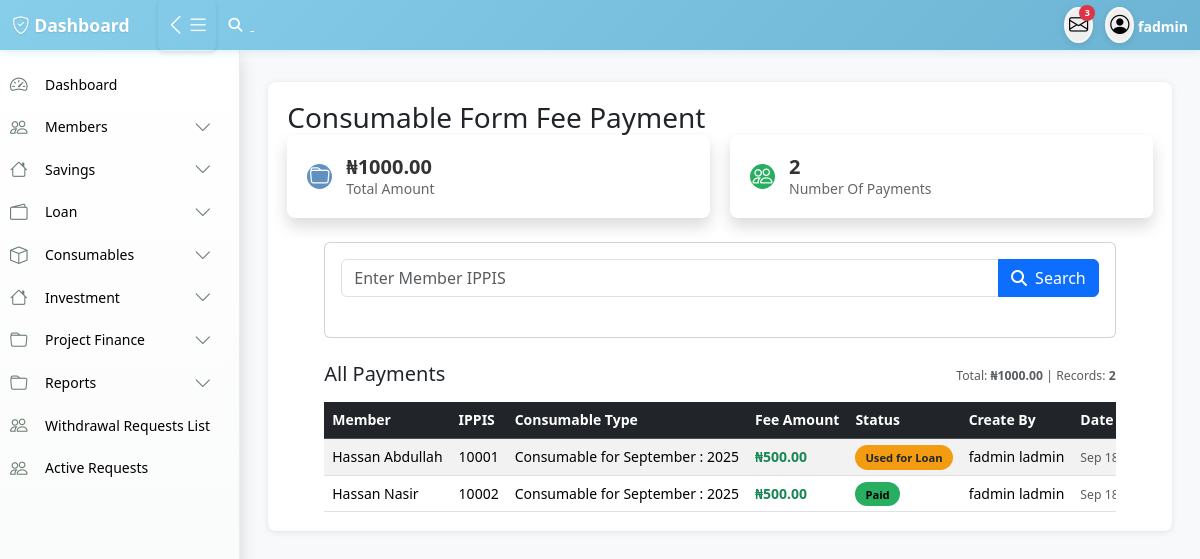
Page /consumables/consumable_fee/ (signed in) on the committed database.
### accounts/models.py (models this page shows, shortened)
class User(AbstractUser):
    first_name = models.CharField(max_length=100)
    last_name = models.CharField(max_length=100)
    other_name = models.CharField(max_length=100,blank=True,null=True)
    date_of_birth = models.DateField(blank=True,null=True)
    username = models.CharField(max_length=100, unique=True)
    savings = models.IntegerField(blank=True,null=True)
    account_type = models.CharField(max_length=100,blank=True,null=True)
    department = models.CharField(max_length=100)
    unit = models.CharField(max_length=100,blank=True,null=True)
    gender = models.ForeignKey(Gender, on_delete=models.CASCADE, blank=True, null=True)
    group = models.ForeignKey(UserGroup, on_delete=models.CASCADE, blank=True, null=True)
    marital_status = models.ForeignKey(MaritalStatus,on_delete=models.SET_NULL, null=True, blank=True)
    religion = models.ForeignKey(Religion, on_delete=models.SET_NULL, null=True, blank=True,)
    passport = models.ImageField(upload_to='passport', blank=True, null=True)
    phone1 = models.CharField(max_length=15,null=True, blank=True)
    phone2 = models.CharField(max_length=15, null=True, blank=True)
    email = models.EmailField(blank=True, null=True)
    member_number = models.CharField(max_length=100)

class Member(models.Model):
    member = models.OneToOneField(User, on_delete=models.CASCADE, null=True, blank=True,related_name='member')
    ippis = models.IntegerField(unique=True)  # Required and unique
    total_savings = models.DecimalField(max_digits=12, decimal_places=2, blank=True, null=True)

### consumable/models.py (models this page shows, shortened)
class ConsumableFormFee(models.Model):
    STATUS_CHOICES = [
        ("paid", "Paid"),
        ("used", "Used for Loan"),
        ("expired", "Expired/Closed"), # optional, if you want expiration
    ]
    member = models.ForeignKey(Member,on_delete=models.CASCADE,related_name='consumable_fee')
    consumable_type = models.ForeignKey(ConsumableType, on_delete=models.CASCADE)
    form_fee = models.DecimalField(max_digits=10, decimal_places=2)
    status = models.CharField(max_length=20, choices=STATUS_CHOICES, default="paid")
    created_by = models.ForeignKey(User,on_delete=models.CASCADE)
    created_at = models.DateTimeField(auto_now_add=True)

class ConsumableType(models.Model):
    name = models.CharField(max_length=100)
    description = models.TextField(blank=True, null=True)
    request_fee = models.DecimalField(max_digits=12, decimal_places=2, default=0)
    available = models.BooleanField(default=True)
    created_by = models.ForeignKey(User,on_delete=models.CASCADE)

### consumable/views.py (the view, shortened to what this page needs)
# urls.py: path('consumable_fee/', views.consumable_fee, name='consumable_fee'),
@login_required
def consumable_fee(request):
    member_info = None
    consumable_types = ConsumableType.objects.filter(available=True)
    total_fee = ConsumableFormFee.objects.aggregate(total=Sum('form_fee'))['total'] or Decimal("0.00")
    fee_count = ConsumableFormFee.objects.count()
    fees = ConsumableFormFee.objects.select_related('member', 'consumable_type').order_by('-created_at')
    paginator = Paginator(fees, 50)
    page_number = request.GET.get('page')
    page_obj = paginator.get_page(page_number)
    context = {
        "total_fee": total_fee,
        "fee_count": fee_count,
        "page_obj": page_obj,
        "consumable_types": consumable_types,
        "member_info": member_info,   # ✅ keep this in context so search works
    }
    return render(request, "consumable/consumable_fee.html", context)

### templates/consumable/consumable_fee.html (shortened to what this page needs)
{% extends 'base/base.html' %}
{% load humanize %}
{% block content %}
  <div class="content-card col-12">
     <div class="card-header">
        <h3 class="card-title mb-0">Consumable Form Fee Payment</h3>
     </div>
     <div class="stats-grid">
        <div class="stat-card shadow">
            <div class="stat-icon bg-primary">
                <i class="bi bi-folder"></i>
            </div>
            <div class="stat-content">
                <h3 class="fs-5 fs-md-4">₦{{ total_fee|floatformat:2 }}</h3>
                <p class="mb-0 small">Total Amount</p>
            </div>
        </div>
        <div class="stat-card shadow">
            <div class="stat-icon bg-success">
                <i class="bi bi-people"></i>
            </div>
            <div class="stat-content">
                <h3 class="fs-5 fs-md-4">{{ fee_count }}</h3>
                <p class="mb-0 small">Number Of Payments</p>
            </div>
        </div>
    </div>
    <div class="row justify-content-center">
      <div class="col-12 col-lg-11">
        <div class="card mb-4">
          <div class="card-body">
            <form method="post" class="mb-4">
                <div class="input-group">
                  <input type="text" name="ippis" class="form-control" placeholder="Enter Member IPPIS" required>
                  <button type="submit" name="search_member" class="btn btn-primary">
                    <i class="fas fa-search me-1 d-none d-sm-inline"></i>
                    <span class="d-none d-sm-inline">Search</span>
                  </button>
                </div>
            </form>
          </div>
        </div>
        <div class="d-flex justify-content-between align-items-center mb-3">
          <h4 class="card-title mb-0 fs-5">All Payments</h4>
          <div class="text-muted">
            <small class="d-none d-md-inline">Total: <strong>₦{{ total_fee|floatformat:2 }}</strong> | Records: <strong>{{ fee_count }}</strong></small>
          </div>
        </div>
        <div class="table-responsive mt-3 d-none d-md-block">
          <table class="table table-striped table-hover mb-0">
              <thead class="table-dark">
                <tr>
                    <th scope="col">Member</th>
                    <th scope="col">IPPIS</th>
                    <th class="text-nowrap text-truncate" style="max-width: 270px;">Consumable Type</th>
                    <th class="text-nowrap text-truncate" style="max-width: 270px;">Fee Amount</th>
                    <th scope="col">Status</th>
                    <th scope="col">Create By</th>
                    <th scope="col">Date</th>
                </tr>
              </thead>
              <tbody>
                {% for fee in page_obj %}
                    <tr>
                        <td class="text-nowrap text-truncate" style="max-width: 270px;">{{ fee.member.member.first_name }} {{ fee.member.member.last_name }}</td>
                        <td>{{ fee.member.ippis }}</td>
                        <td class="text-nowrap text-truncate" style="max-width: 270px;">{{ fee.consumable_type.name }}</td>
                        <td>
                          <span class="text-success fw-bold">₦{{ fee.form_fee|floatformat:2 }}</span>
                        </td>
                        <td class="text-nowrap text-truncate" style="max-width: 270px;">
                          {% if fee.status == 'paid' %}
                            <span class="status-badge bg-success">Paid</span>
                          {% elif fee.status == 'used' %}
                            <span class="status-badge bg-warning text-dark">Used for Loan</span>
                          {% else %}
                            <span class="status-badge bg-secondary">Expired/Closed</span>
                          {% endif %}
                        </td>
                        <td class="text-nowrap text-truncate" style="max-width: 270px;">{{ fee.created_by.first_name }} {{ fee.created_by.last_name }}</td>
                        <td class="text-nowrap text-truncate" style="max-width: 270px;">
                          <small class="text-muted">{{ fee.created_at|date:"M d, Y H:i" }}</small>
                        </td>
                    </tr>
                {% endfor %}
              </tbody>
          </table>
        </div>
      </div>
    </div>
  </div>
{% endblock %}

### templates/include/navbar.html (shortened to what this page needs)
<nav class="navbar">
    <div class="navbar-content">
        <div class="navbar-left">
            <a href="" class="navbar-brand">
                <i class="bi bi-shield-check"></i> Dashboard
            </a>
            <button class="toggle-btn desktop-toggle" id="desktopToggle" aria-label="Toggle sidebar">
                <i class="bi bi-list" id="toggleIcon"></i>
                <i class="bi bi-list" id="toggleIcon"></i>
            </button>
              {% if user.is_authenticated and user.group.title == 'admin' or user.group.title == 'staff' %}
           <a href="#" class="text-white" data-bs-toggle="modal" data-bs-target="#inputPopupModal">
            <i class="fa fa-search me-lg-2"></i>
            {% endif %}
    </a>
        </div>
        <div class="navbar-right">
           <div class="dropdown profile-dropdown">
               <button class="profile-btn" data-bs-toggle="dropdown" aria-label="Messages" title="Messages">
                   <i class="bi bi-envelope"></i>
                   <span class="badge">3</span>
               </button>
           </div>
            <div class="dropdown profile-dropdown">
                <button class="profile-btn" data-bs-toggle="dropdown" aria-label="Profile menu" title="Profile">
                    <i class="bi bi-person-circle"></i>
                </button>
                <b class="text-white "data-bs-toggle="dropdown" aria-label="Profile menu" style="cursor: pointer;">{{request.user.first_name}}</b>
            </div>
        </div>
    </div>
</nav>

### static/css/style.css (style rules this page uses)
:root { --sidebar-width: 240px; --sidebar-collapsed-width: 60px; --navbar-height: 50px; --primary-color: #cacadb; --primary-color: #5d5d81; --secondary-color: #4b4b6c; --accent-color: rgb(98, 145, 192); --success-color: #27ae60; --warning-color: #f39c12; --danger-color: #e74c3c; }
* { box-sizing: border-box; }
body { font-family: 'Segoe UI', Tahoma, Geneva, Verdana, sans-serif; background-color: #f8f9fa; margin: 0; padding: 0; font-size: 14px; line-height: 1.4; }
.navbar { position: fixed; top: 0; left: 0; right: 0; height: var(--navbar-height); background: linear-gradient(135deg, #87ceeb 0%, #6db4d4 100%); box-shadow: 0 2px 8px rgba(135, 206, 235, 0.3); z-index: 1050; padding: 0 0.75rem; }
.navbar-content { display: flex; align-items: center; justify-content: space-between; width: 100%; height: 100%; }
.navbar-left { display: flex; align-items: center; gap: 0.75rem; }
.navbar-right { display: flex; align-items: center; gap: 0.75rem; }
.toggle-btn { background:transparent; border: 2px solid transparent; border-radius: 6px; padding: 8px 5px; cursor: pointer; transition: all 0.3s ease; color: #ffffff; display: flex; align-items: center; justify-content: center; font-size: 1.4rem; backdrop-filter: blur(10px); box-shadow: 0 2px 4px rgba(0,0,0,0.1); font-weight: bold; }
.navbar-brand { font-weight: 700; color: #ffffff; text-decoration: none; font-size: 1.1rem; transition: color 0.3s ease; text-shadow: 0 1px 2px rgba(0,0,0,0.1); }
.profile-btn { border: 2px solid rgba(255, 255, 255, 0.5); padding: 3px; cursor: pointer; border-radius: 50%; transition: all 0.3s ease; position: relative; font-size: 1.2rem; backdrop-filter: blur(10px); box-shadow: 0 2px 8px rgba(0,0,0,0.1); }
.badge { position: absolute; top: -4px; right: -4px; background: #dc3545; color: white; border-radius: 50%; width: 16px; height: 16px; font-size: 9px; display: flex; align-items: center; justify-content: center; font-weight: 600; }
.profile-dropdown { position: relative; }
.content-card { background: white; border-radius: 8px; padding: 1.2rem; box-shadow: 0 1px 6px rgba(0,0,0,0.1); margin-bottom: 1.5rem; }
.stats-grid { display: grid; grid-template-columns: repeat(auto-fit, minmax(220px, 1fr)); gap: 1.25rem; margin-bottom: 1.5rem; }
.stat-card { background: white; border-radius: 8px; padding: 1.25rem; box-shadow: 0 2px 6px rgba(0,0,0,0.1); display: flex; align-items: center; transition: transform 0.3s ease; }
.stat-icon { width: 25px; height: 25px; border-radius: 50%; display: flex; align-items: center; justify-content: center; margin-right: 0.875rem; font-size: 1.25rem; color: white; flex-shrink: 0; }
.stat-content h3 { margin: 0; font-size: 1.75rem; font-weight: 600; color: #333; }
.stat-content p { margin: 0; color: #666; font-size: 0.875rem; }
.bg-primary { background: var(--accent-color) !important; }
.bg-success { background: var(--success-color) !important; }
.bg-warning { background: var(--warning-color) !important; }
.status-badge { padding: 0.3rem 0.625rem; border-radius: 16px; font-size: 0.7rem; font-weight: 600; }

### rows in the picture
User: user.first_name "fadmin"
ConsumableFormFee: member.member.first_name "Hassan", member.member.last_name "Abdullah", member.ippis "10001", consumable_type.name "Consumable for September : 2025", form_fee "500.00", status "Used for Loan", created_by.first_name "fadmin", created_by.last_name "ladmin", created_at "Sep…"
ConsumableFormFee: member.member.first_name "Hassan", member.member.last_name "Nasir", member.ippis "10002", consumable_type.name "Consumable for September : 2025", form_fee "500.00", status "Paid", created_by.first_name "fadmin", created_by.last_name "ladmin", created_at "Sep…"

### other values in the picture
{{ total_fee|floatformat:2 }} "1000.00"
{{ fee_count }} "2"
